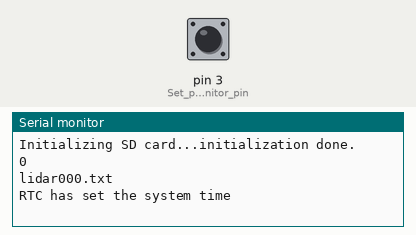
Simulated run of this sketch. Board: Teensy 3. Shown: the last lines printed to the serial monitor. The test bench sets the inputs (shaded band); at power-on: pin 3 (Set_pin_3_as_monitor_pin) LOW. The local clock reads 2024-03-15 10:24:30 at power-on unless the sketch sets it; storage starts empty.

Above: at 1.3 s.
1.4 s: pin 3 (Set_pin_3_as_monitor_pin) pulled HIGH for 0.4 s
At 2.9 s:
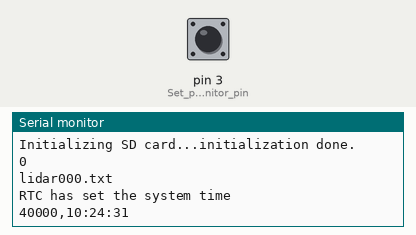
3.3 s: pin 3 (Set_pin_3_as_monitor_pin) pulled HIGH for 0.4 s
At 4.3 s:
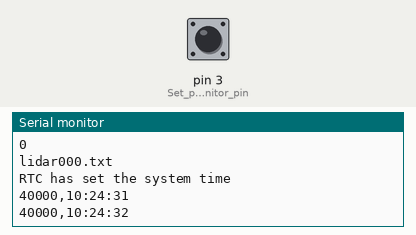

The sketch:

Lidar_Program.ino
```cpp
/*------------------------------------------------------------------------------

  LIDARLite Arduino Library
  v3/GetDistancePwm

  This example shows how to read distance from a LIDAR-Lite connected over the
  PWM interface.

  Connections:
  LIDAR-Lite 5 Vdc (red) to Arduino 5v
  LIDAR-Lite Ground (black) to Arduino GND
  LIDAR-Lite Mode control (yellow) to Arduino digital input (pin 3)
  LIDAR-Lite Mode control (yellow) to 1 kOhm resistor lead 1
  1 kOhm resistor lead 2 to Arduino digital output (pin 2)

  (Capacitor recommended to mitigate inrush current when device is enabled)
  680uF capacitor (+) to Arduino 5v
  680uF capacitor (-) to Arduino GND

  See the Operation Manual for wiring diagrams and more information:
  http://static.garmin.com/pumac/LIDAR_Lite_v3_Operation_Manual_and_Technical_Specifications.pdf

------------------------------------------------------------------------------*/
#include <SD.h>
#include <SPI.h>
#include <TimeLib.h>

File myFile;
unsigned long pulseWidth;
const int chipSelect = BUILTIN_SDCARD;
char lidarfile[16];
void setup()
{
  Serial.begin(115200); // Start serial communications
  pinMode(2, OUTPUT); // Set pin 2 as trigger pin
  digitalWrite(2, LOW); // Set trigger LOW for continuous read

  pinMode(3, INPUT); // Set pin 3 as monitor pin
   Serial.print("Initializing SD card...");

  if (!SD.begin(chipSelect)) {
    Serial.println("initialization failed!");
    return;
  }
  Serial.println("initialization done.");
  //char filename[16]; // make it long enough to hold your longest file name, plus a null terminator
  int n = 0;
  snprintf(lidarfile, sizeof(lidarfile),"lidar%03d.txt", n); // includes a three-digit sequence number in the file name
  while(SD.exists(lidarfile)) {
    n++;
    snprintf(lidarfile, sizeof(lidarfile), "lidar%03d.txt", n);
  }
  File dataFile = SD.open(lidarfile,FILE_READ);
  Serial.println(n);
  Serial.println(lidarfile);
  dataFile.close();
  //now filename[] contains the name of a file that doesn't exist


  ///FOR TIMER/////////////////////////////////////////////////
  // set the Time library to use Teensy 3.0's RTC to keep time
  setSyncProvider(getTeensy3Time);

  Serial.begin(115200);
  while (!Serial);  // Wait for Arduino Serial Monitor to open
  delay(100);
  if (timeStatus()!= timeSet) {
    Serial.println("Unable to sync with the RTC");
  } else {
    Serial.println("RTC has set the system time");
  }
  //FOR TIMER//////////////////////////////////////////////////

}

void loop()
{

  //FOR TIMER/////////////////////////////////////////////////
  if (Serial.available()) {
    time_t t = processSyncMessage();
    if (t != 0) {
      Teensy3Clock.set(t); // set the RTC
      setTime(t);
    }
  }
  //FOR TIMER//////////////////////////////////////////////

  getlidar();
}


//PLAN TO USE A FUNCTION FOR EVERY SENSORS DATA AQUISITION
void getlidar(){
    String h=String(hour())+":";
    String m=String(minute())+":";
    String s=String(second());
    String TimeNow=h+m+s;
    pulseWidth = pulseIn(3, HIGH); // Count how long the pulse is high in microseconds
    myFile = SD.open(lidarfile, FILE_WRITE);
// If we get a reading that isn't zero, let's print it
    if(pulseWidth != 0){
      pulseWidth = pulseWidth / 10; // 10usec = 1 cm of distance
      String measurement=String(pulseWidth)+","+TimeNow;
      Serial.println(measurement); // Print the distance ONLY USING THIS FOR TESTING and CALIBRATION
      myFile.println(measurement);
      delay(1000);//FOR NOW DELAY READINGS TO ONCE PER SECOND.  WILL INCREASE FREQUENCY IN FUTURE to 200Hz
    }
    myFile.close();
  }


/////////FOR TIMER/////////////////////////////////////////////////////////////////////////////////////////
time_t getTeensy3Time()
{
  return Teensy3Clock.get();
}

/*  code to process time sync messages from the serial port   */
#define TIME_HEADER  "T"   // Header tag for serial time sync message

unsigned long processSyncMessage() {
  unsigned long pctime = 0L;
  const unsigned long DEFAULT_TIME = 1357041600; // Jan 1 2013

  if(Serial.find(TIME_HEADER)) {
     pctime = Serial.parseInt();
     return pctime;
     if( pctime < DEFAULT_TIME) { // check the value is a valid time (greater than Jan 1 2013)
       pctime = 0L; // return 0 to indicate that the time is not valid
     }
  }
  return pctime;
}
//////FOR TIMER///////////////////////////////////////////////////////////////////////////////////
```

Measured:
- after the input at 1.4 s, the serial monitor: prints a new line after 0.41 s (image 1)
- after the input at 3.3 s, the serial monitor: prints a new line after 0.41 s (image 2)
